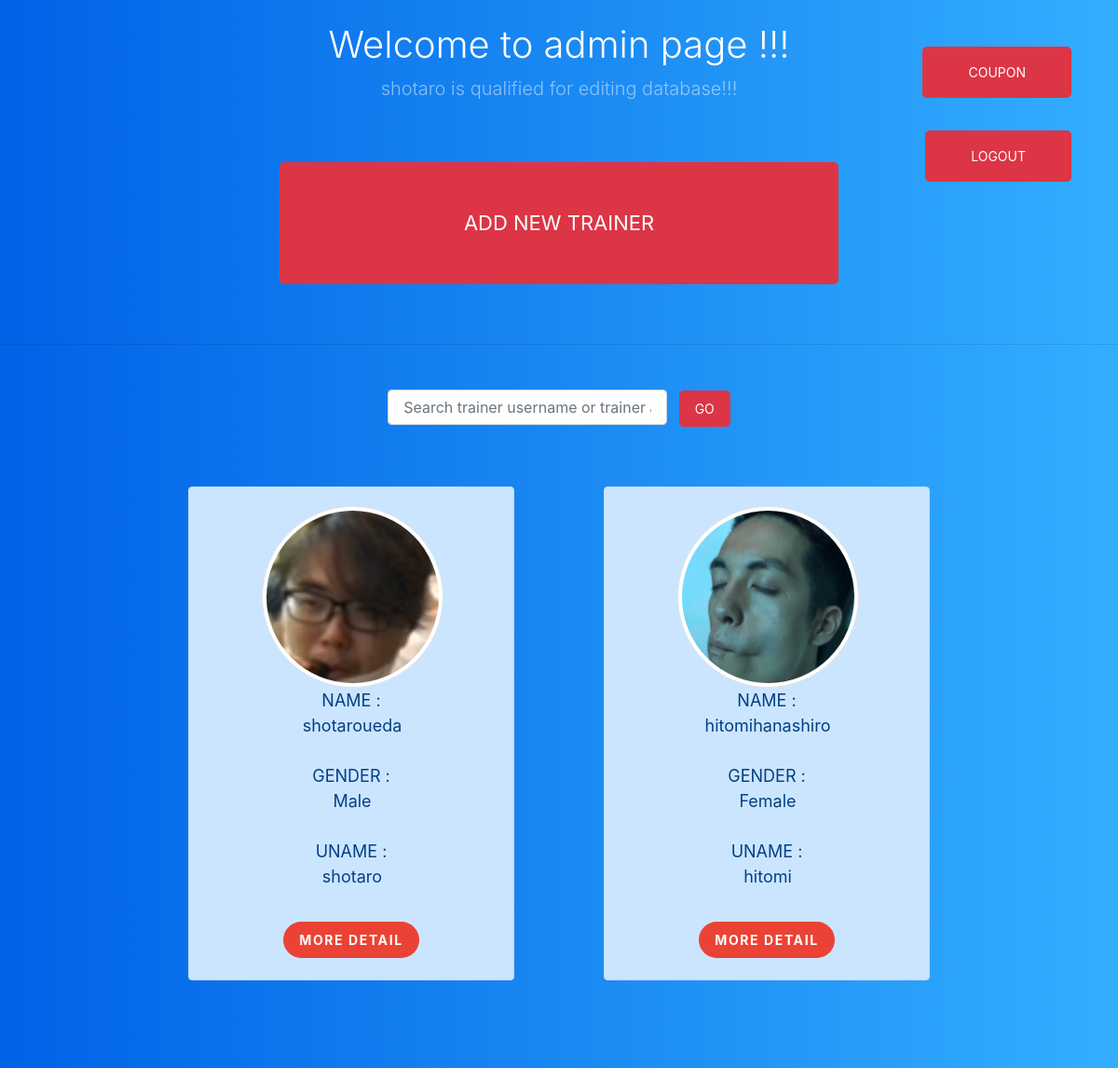
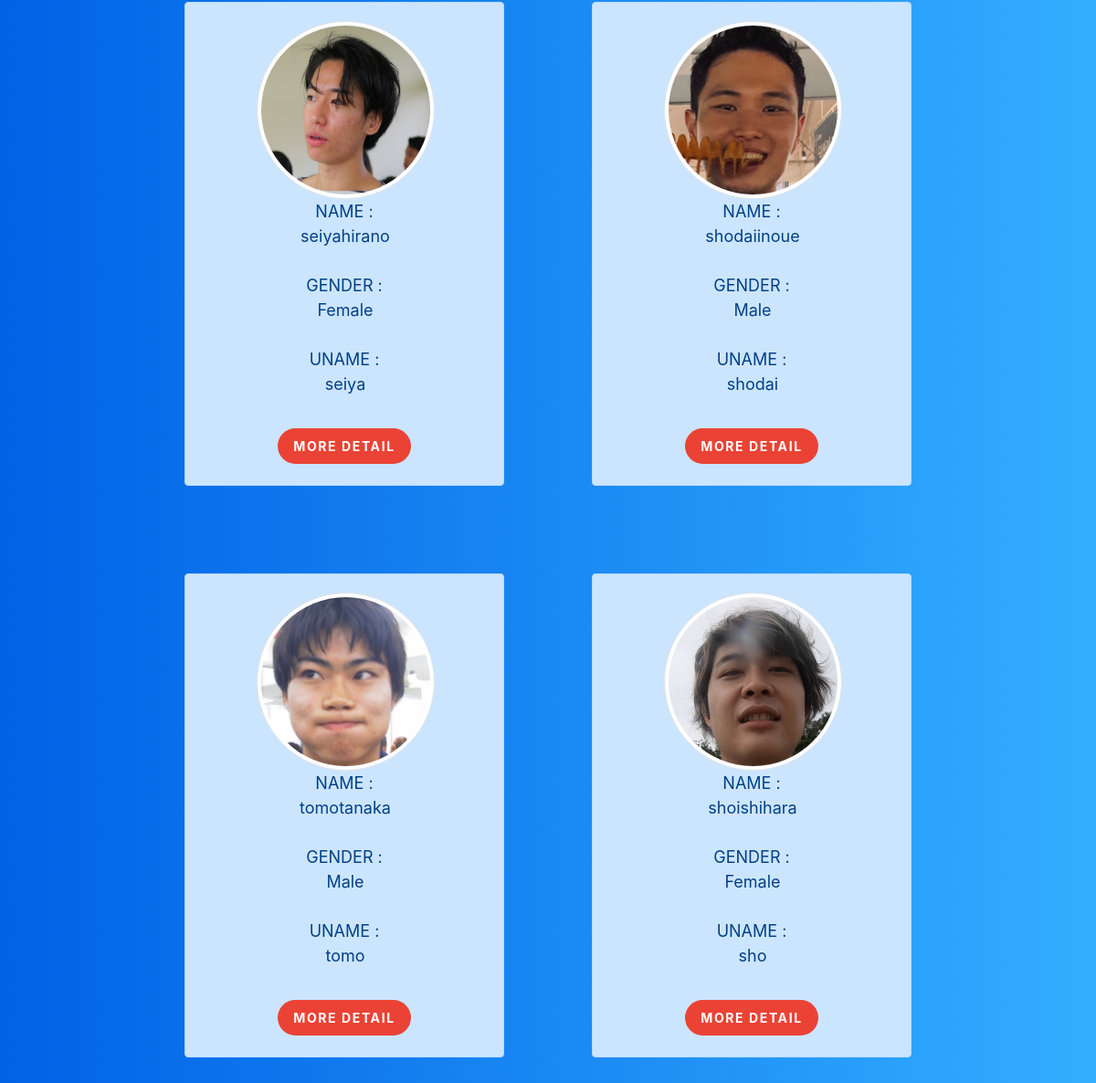
Screenshot of /admin.php (signed in) with the database file from the repository (2 pictures, top to bottom).
### tables this page shows
CREATE TABLE `product` (
  `trainer_id` int(100) NOT NULL,
  `trainer_fname` varchar(100) NOT NULL,
  `trainer_lname` varchar(100) NOT NULL,
  `trainer_uname` varchar(100) NOT NULL,
  `trainer_email` varchar(100) NOT NULL,
  `trainer_description` varchar(100) NOT NULL,
  `trainer_phone` varchar(100) NOT NULL,
  `trainer_address` varchar(100) NOT NULL,
  `trainer_gender` varchar(100) NOT NULL,
  `trainer_image` varchar(100) DEFAULT NULL,
  `trainer_price` int(100) NOT NULL
);

### classes/database.php (called while the page is built, shortened)
<?php
class Database{
    private $servername = 'localhost';
    private $username = 'root';
    private $password = 'root';
    private $database_name = 'fist_portfolio';
    public function __construct()
    {
        $this->conn = new mysqli($this->servername,$this->username,$this->password,$this->database_name);
        if($this->conn->connect_error){
            die('cannot connect'.$this->conn->connect_error);
        }else{
            return $this->conn;
        }
    }
}
?>

### admin_action.php (called while the page is built, shortened)
<?php
include 'classes/admin_class.php';
$Admin = new Admin;
?>

### classes/admin_class.php (called while the page is built, shortened)
<?php
include 'database.php';
class Admin extends Database{
    public function display_trainer(){
        $displaytrainer = "SELECT * FROM product";
        $result = $this->conn->query($displaytrainer);
        if($result->num_rows >0){
            $row = array();
            while($rows = $result->fetch_assoc()){
                $row[] = $rows;
            }return $row;
        }else{
            return false;
        }
    }
    public function display_userstatus($userID){
        $displayalltrainer = "SELECT * FROM login WHERE login_id = '$userID'";
        $result = $this->conn->query($displayalltrainer);
        if($result == false){
            die('cannot one trainer'.$this->conn->connect_error);
        }else{
            return $result->fetch_assoc();
        }
    }
}
?>

### admin.php (the view, shortened to what this page needs)
<?php
    include 'admin_action.php';
    if(empty($_SESSION['login_id'])){
      header('location: login.php');
    }elseif($_SESSION['user_status']=='user'){
      header('location: trainerlist_new.php');
    }else{
      $userID = $_SESSION['login_id'];
      $didi = $Admin->display_userstatus($userID);
    }
?>
<!doctype html>
<html lang="en">
  <head>
    <link rel="stylesheet" href="https://use.fontawesome.com/releases/v5.6.3/css/all.css">
    <link rel="stylesheet" href="https://stackpath.bootstrapcdn.com/bootstrap/4.3.1/css/bootstrap.min.css">
  </head>
  <body class="d-flex flex-column">
  <div id="page-content">
      <div class="row justify-content-center m-0 text-center">
        <div class="col-md-12 p-0">
          <h1 class="font-weight-light mt-4 text-white">Welcome to admin page !!!</h1>
          <p class="lead text-white-50"><?php echo $didi['username'] ?> is qualified for editing database!!!</p>
          <a href='admin_coupon.php' role='button' class='coupon btn btn-lg btn-danger p-3 pr-5 pl-5 text-uppercase'>Coupon</a>
          <a href='logout.php' role='button' class='logout btn btn-lg btn-danger p-3 pr-5 pl-5 text-uppercase'>Logout</a>
          <div class="addittion">
            <a href='admin_add.php' role='button' class='btn btn-lg btn-danger w-50 p-5 text-uppercase mt-5 mb-5'>Add new trainer</a>
          </div>
          <hr>
          <form action="admin_action.php" method="post">
            <div class="form-group mt-5">
                <input type="text" name="search" class="form-control w-25 d-inline p-3" placeholder="Search trainer username or trainer address">
                <button class="btn btn-lg btn-danger btn-inline text-uppercase ml-2" type="submit" name="admin_serch">GO</button>
            </div>
          </form>
          <?php
            $list = $Admin->display_trainer();
            foreach($list as $key => $row){
              $userID = $row['trainer_id'];
                echo "<div class='alert alert-primary d-inline-block m-5'>";
                if($row['trainer_image']== null){
                    echo "<i class='fas fa-user'></i><br><br><br>";
                }else{
                  $image = $row['trainer_image'];
                  echo "<div class='big'>";
                  echo "<img src='upload/$image' class='img-thumbnail rounded-circle'>";
                  echo "</div>";
                }
                echo "NAME : <br>";
                echo "<div class='big'>";
                echo $row['trainer_fname'].$row['trainer_lname']."<br><br>";
                echo "</div>";
                echo "GENDER : <br>";
                echo "<div class='big'>";
                echo $row['trainer_gender']."<br><br>";
                echo "</div>";
                echo "UNAME : <br>";
                echo "<div class='big'>";
                echo $row['trainer_uname']."<br><br>";
                echo "</div>";
                echo "<a href='admin_edit.php?trainer_id=$userID' role='button' class='btn btn-lg btn-google btn-inline-block  text-uppercase mt-2 mb-2'>More detail</a>";
                echo "</div>";
            }
          ?>
        </div>
      </div>
  </div>
  </body>
</html>

### admin.php (style rules this page uses)
html, body { height: 100%; }
#page-content { flex: 1 0 auto; }
body { background: #007bff; background: linear-gradient(to right, #0062E6, #33AEFF); }
.d-inline-block { width :350px; height :530px; }
.big { width :310px; text-align: center; overflow: scroll; }
.alert-primary { font-size: 18px; padding: 20px; }
.text-uppercase { font-size: 14px; }
.btn-google { color: white; background-color: #ea4335; border-radius: 5rem; letter-spacing: .1rem; font-weight: bold; transition: all 0.2s; }
.img-thumbnail { width:195px; height:195px; overflow: hidden; }
.addittion a { font-size: 22px; }
.font-weight-light { position :relative; }
.logout { position :absolute; top:140px; right:50px; }
.coupon { position :absolute; top:50px; right:50px; }

### rows the page displays
product: trainer_image (picture), trainer_fname "shotaro", trainer_lname "ueda", trainer_gender "Male", trainer_uname "shotaro"
product: trainer_image (picture), trainer_fname "hitomi", trainer_lname "hanashiro", trainer_gender "Female", trainer_uname "hitomi"
product: trainer_image (picture), trainer_fname "seiya", trainer_lname "hirano", trainer_gender "Female", trainer_uname "seiya"
product: trainer_image (picture), trainer_fname "shodai", trainer_lname "inoue", trainer_gender "Male", trainer_uname "shodai"
product: trainer_image (picture), trainer_fname "tomo", trainer_lname "tanaka", trainer_gender "Male", trainer_uname "tomo"
product: trainer_image (picture), trainer_fname "sho", trainer_lname "ishihara", trainer_gender "Female", trainer_uname "sho"

### other values shown
$didi['username'] "shotaro"
